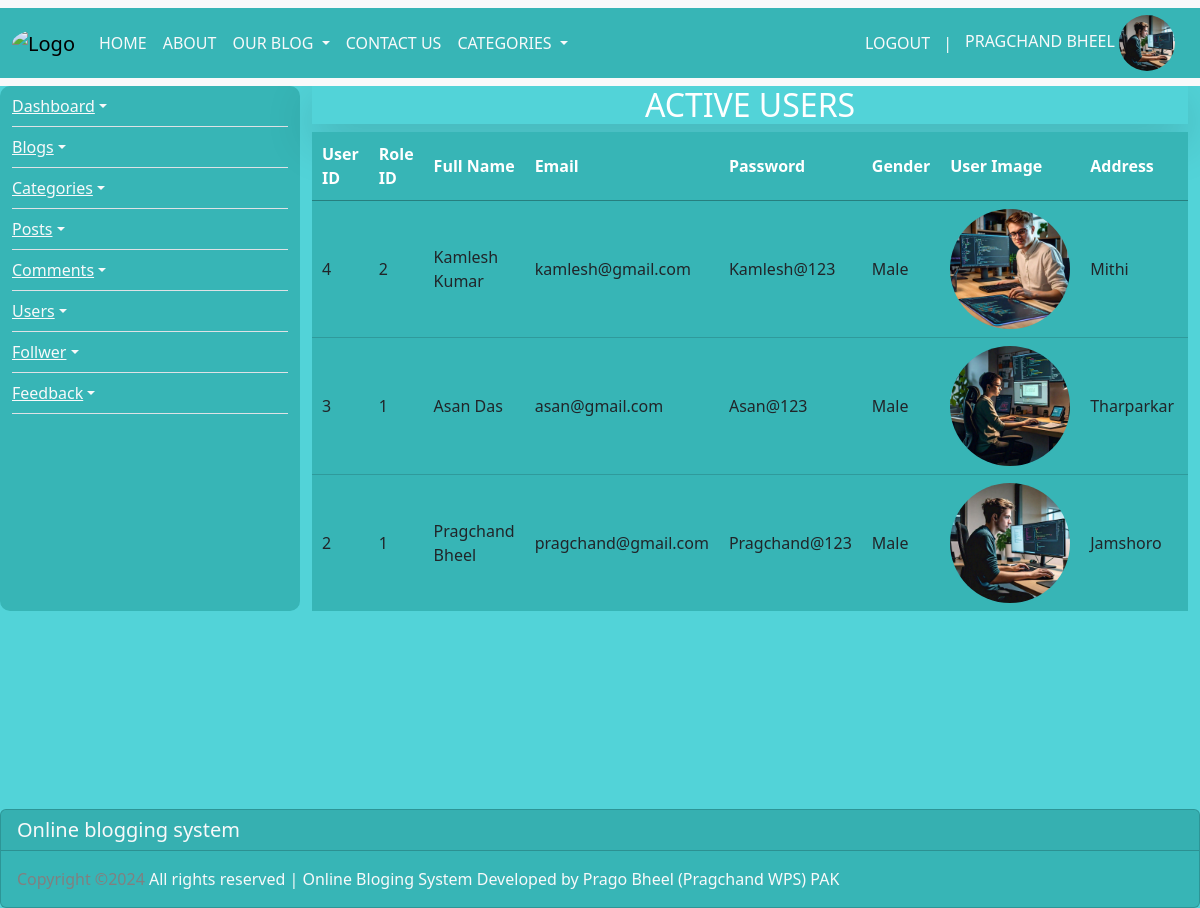
/admin/view_active.php (signed in), run on the app's committed database.
### tables this page shows
CREATE TABLE `user` (
  `user_id` int(11) NOT NULL AUTO_INCREMENT,
  `role_id` int(11) DEFAULT NULL,
  `first_name` varchar(50) NOT NULL,
  `last_name` varchar(50) NOT NULL,
  `email` varchar(50) DEFAULT NULL,
  `password` text NOT NULL,
  `gender` enum('Male','Female') DEFAULT NULL,
  `date_of_birth` date DEFAULT NULL,
  `user_image` text DEFAULT NULL,
  `address` text DEFAULT NULL,
  `is_approved` enum('Pending','Approved','Rejected') DEFAULT 'Pending',
  `is_active` enum('Active','InActive') DEFAULT NULL,
  `created_at` timestamp NOT NULL DEFAULT current_timestamp() ON UPDATE current_timestamp(),
  `updated_at` timestamp NULL DEFAULT NULL,
  PRIMARY KEY (`user_id`),
  KEY `role_id` (`role_id`),
  CONSTRAINT `user_ibfk_1` FOREIGN KEY (`role_id`) REFERENCES `role` (`role_id`) ON DELETE CASCADE ON UPDATE CASCADE
);

### admin/view_active.php (the view, shortened to what this page needs)
<!DOCTYPE html>
<html lang="en">
<head>
    <link rel="stylesheet" href="../bootstrap/dist/css/bootstrap.min.css">
    <link rel="stylesheet" type="text/css" href="https://cdn.datatables.net/1.11.5/css/jquery.dataTables.min.css">
</head>
<body id="body_background">
    <?php include("header.php") ?>
	<div class="container-fluid">
		<div class="row">
        <?php
            include("side_bar.php");
        ?>
        <div class="col-md-9">
            <h2 class="text-center shadow-lg text-uppercase">Active Users</h2>
            <div class="table-responsive" style="color: ; background: #37B5B6;">
                <table id="table_id" class="display">
                    <thead style="color: white;">
                    <tr>
                        <th>User ID</th>
                        <th>Role ID</th>
                        <th>Full Name</th>
                        <th>Email</th>
                        <th>Password</th>
                        <th>Gender</th>
                        <th>User Image</th>
                        <th>Address</th>
                        <th>Is Approved</th>
                    </thead>
                    <tbody>
                    <?php
                    $query = "SELECT * FROM user WHERE is_approved = 'Approved' AND is_active='Active' ORDER BY user_id DESC";
                    $result = mysqli_query($connection, $query);
                    if ($result->num_rows > 0) {
                        while ($user = mysqli_fetch_assoc($result)) {
                     ?>
                        <tr>
                            <td> <?php echo htmlspecialchars($user['user_id']); ?> </td>
                            <td> <?php echo htmlspecialchars($user['role_id']); ?> </td>
                            <td><?php echo htmlspecialchars($user['first_name'])." ".htmlspecialchars($user['last_name']); ?></td>
                            <td><?php echo htmlspecialchars($user['email']); ?></td>
                            <td><?php echo htmlspecialchars($user['password']); ?></td>
                            <td><?php echo htmlspecialchars($user['gender']); ?></td>
                            <td><img src="../Images/user_profile/<?php echo$user['user_image']; ?>" alt="Profile Image" class="profile_in_table"></td>
                            <td><?php echo htmlspecialchars($user['address']); ?></td>
                            <td><?php echo htmlspecialchars($user['is_approved']); ?></td>
                        </tr>
                        <?php
                        }
                    }
                    ?>
                    </tbody>
                </table>
            </div>
        </div>
		</div>
	</div>
	<br><br>
        <div style="margin-top: 150px;">
            <?php include("../frontend/footer.php"); ?>
        </div>
</body>
</html>

### admin/view_active.php (style rules this page uses)
#body_background { background: #52D3D8; }
.profile_in_table { height: 15vh; border-radius: 50%; }
.text-center { text-align: center; color: white; }
.shadow-lg { box-shadow: 0 1rem 3rem rgba(0,0,0,.175)!important; }
.text-uppercase { text-transform: uppercase; }

### data on the page
user: user_id "4", role "2", first_name "Kamlesh", last_name "Kumar", email "kamlesh@gmail.com", password "Kamlesh@123", gender "Male", user_image (picture), address "Mithi"
user: user_id "3", role "1", first_name "Asan", last_name "Das", email "asan@gmail.com", password "Asan@123", gender "Male", user_image (picture), address "Tharparkar"
user: user_id "2", role "1", first_name "Pragchand", last_name "Bheel", email "pragchand@gmail.com", password "Pragchand@123", gender "Male", user_image (picture), address "Jamshoro"

### other printed values
$_SESSION['user']['first_name'] "PRAGCHAND"
$_SESSION['user']['last_name'] "BHEEL"
